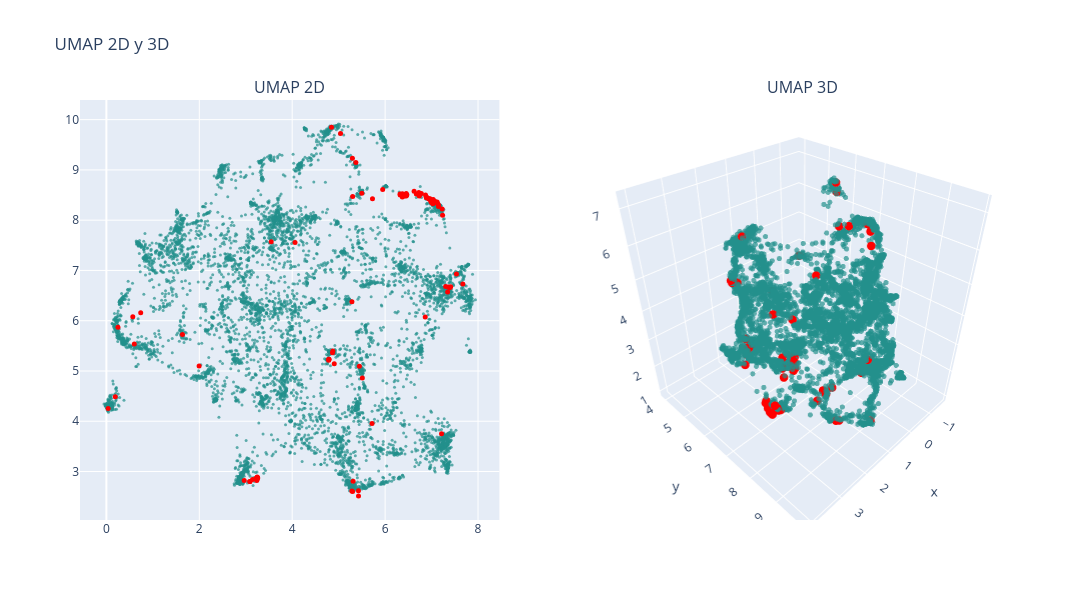

This figure's notebook cell:
### Markdown cell above
### UMAP

### Code cell
# n_neighbors = 200
# n_neighbors = int(len(df) / k)

n_neighbors = 50 # 6.5x minutos, resultado: vision mas global, no se distinguen tanto los clusters
# n_neighbors = 20 # 2.5x minutos, resultado: no se distinguen los clusters
# n_neighbors = 10 # 1.5x minutos, resultado: puntos muy juntos, se distinguen los clusters
# n_neighbors = 5 # x minutos, resultado: se distinguen bien los clusters, se ven un poco desconectados

min_dist = 0

# UMAP 2D
reducer_2d = umap.UMAP(n_neighbors=n_neighbors, min_dist=min_dist, n_components=2, random_state=0)
embedding_2d = reducer_2d.fit_transform(df_vectorized)
df['umap2d_1'] = embedding_2d[:, 0]
df['umap2d_2'] = embedding_2d[:, 1]

# UMAP 3D
reducer_3d = umap.UMAP(n_neighbors=n_neighbors, min_dist=min_dist, n_components=3, random_state=0)
embedding_3d = reducer_3d.fit_transform(df_vectorized)
df['umap3d_1'] = embedding_3d[:, 0]
df['umap3d_2'] = embedding_3d[:, 1]
df['umap3d_3'] = embedding_3d[:, 2]

# Graficar
colors = np.ones(len(df))  # Color base
colors_knn = np.zeros(len(df))  # Color para los KNN
colors_knn[knn_idxs[0]] = 1  # Resaltar los KNN

fig = make_subplots(rows=1, cols=2, subplot_titles=("UMAP 2D", "UMAP 3D"), 
                    specs=[[{"type": "scatter"}, {"type": "scatter3d"}]])

# Puntos normales (fondo)
fig.add_trace(
    go.Scatter(x=df['umap2d_1'], y=df['umap2d_2'], mode='markers',
               marker=dict(color=colors, colorscale='Viridis', size=3, opacity=0.7), 
               text=data['title'],
               hovertemplate="Titulo: %{text}<br>x: %{x}<br>y: %{y}<extra></extra>"),
    row=1, col=1)

# Puntos resaltados (delante)
fig.add_trace(
    go.Scatter(x=df.loc[knn_idxs[0], 'umap2d_1'], 
               y=df.loc[knn_idxs[0], 'umap2d_2'], 
               mode='markers',
               marker=dict(color='red', size=5, opacity=1), 
               text=data.loc[knn_idxs[0], 'title'], 
               hovertemplate="Titulo: %{text}<br>x: %{x}<br>y: %{y}<extra></extra>"),
    row=1, col=1)

# Puntos normales en 3D (fondo)
fig.add_trace(
    go.Scatter3d(x=df['umap3d_1'], y=df['umap3d_2'], z=df['umap3d_3'], mode='markers',
                 marker=dict(color=colors, colorscale='Viridis', size=3, opacity=0.7), 
                 text=data['title'],
                 hovertemplate="Cluster: %{text}<br>x: %{x}<br>y: %{y}<br>z: %{z}<extra></extra>"),
    row=1, col=2)

# Puntos resaltados en 3D (delante)
fig.add_trace(
    go.Scatter3d(x=df.loc[knn_idxs[0], 'umap3d_1'], 
                 y=df.loc[knn_idxs[0], 'umap3d_2'], 
                 z=df.loc[knn_idxs[0], 'umap3d_3'], 
                 mode='markers',
                 marker=dict(color='red', size=5, opacity=1), 
                 text=data.loc[knn_idxs[0], 'title'], 
                 hovertemplate="Cluster: %{text}<br>x: %{x}<br>y: %{y}<br>z: %{z}<extra></extra>"),
    row=1, col=2)

fig.update_layout(height=600, width=1200, title_text="UMAP 2D y 3D", showlegend=False)
fig.show()

### Figure 1 — Plotly figure (JSON) as saved in the notebook; plotly's stock layout.template omitted (floating-point values rounded to 4 significant figures; data arrays with more than 128 entries replaced by an {"elided": "..."} marker saying what was removed)
{"data": [{"hovertemplate": "Titulo: %{text}<br>x: %{x}<br>y: %{y}<extra></extra>", "marker": {"color": {"elided": "6614 float values"}, "colorscale": [[0, "#440154"], [0.1111, "#482878"], [0.2222, "#3e4989"], [0.3333, "#31688e"], [0.4444, "#26828e"], [0.5556, "#1f9e89"], [0.6667, "#35b779"], [0.7778, "#6ece58"], [0.8889, "#b5de2b"], [1, "#fde725"]], "opacity": 0.7, "size": 3}, "mode": "markers", "text": {"elided": "6614 str values"}, "type": "scatter", "x": {"elided": "6614 float values"}, "xaxis": "x", "y": {"elided": "6614 float values"}, "yaxis": "y"}, {"hovertemplate": "Titulo: %{text}<br>x: %{x}<br>y: %{y}<extra></extra>", "marker": {"color": "red", "opacity": 1, "size": 5}, "mode": "markers", "text": ["application of neural network controller and policy gradient reinforcement learning on modular multilevel converter mmc a proof of concept", "state of charge soc balancing of battery modular multilevel management bm3 converter using q learning", "reinforcement learning based modulation for balancing capacitor voltage and thermal stress to enhance current capability of mmcs", "optimized real time control for modular multilevel converters using adaptive neural networks", "open circuit fault diagnosis for a modular multilevel converter based on hybrid machine learning", "inverse application of artificial intelligence for the control of power converters", "neural network controller based on direct and indirect model predictive for modular multilevel converters", "machine learning emulation of model predictive control for modular multilevel converters", "level increased ishe modulation method for modular multilevel converters based on ddpg", "artificial intelligence applications in the control and performance improvement of modular multilevel converters a review", "machine learning based modeling for real time inferencer in the loop hardware emulation of high speed rail microgrid", "machine learning enhanced predictive control for modular multilevel converters in hvdc transmission systems", "predictor based data driven model free adaptive predictive control of power converters using machine learning", "neural network based model predictive control approach for modular multilevel converters", "an open circuit fault detection and location strategy for mmc with feature extraction and random forest", "compound fault diagnosis method of modular multilevel converter based on improved capsule network", "machine learning based operating region extension of modular multilevel converters under unbalanced grid faults", "fault diagnosis for modular multilevel converter mmc based on deep learning an edge implementation using binary neural network", "hybrid condition monitoring for power converters learning based methods with statistical guarantees", "reinforcement learning based false data injection attacks detector for modular multilevel converters", "reinforcement learning based method to exploit vulnerabilities of false data injection attack detectors in modular multilevel converters", "dc short circuit fault detection for mmc hvdc grid based on improved dbn and dc fault current statistical features", "capacitor monitoring for modular multilevel converters based on intelligent algorithm", "neural network based model predictive controllers for modular multilevel converters", "transfer learning based online impedance identification for modular multilevel converters", "a connectionist based approach for reducing the number of voltage sensors in modular multilevel converter", "condition monitoring for power converters via deep one class classification", "design and analysis of the model predictive control implemented by the ann technique for mmc based rectifier with improved grid adaptability", "health management of power electronics systems", "an open circuit faults diagnosis method based on xg boost used in mmc", "auto tuned model predictive control based neural network controller for modular multilevel converters", "artificial neural network based pi control of battery energy storage system connected with mmc hvdc system", "denoising and voltage estimation in modular multilevel converters using deep neural networks", "data driven impedance identification and stability online assessment of wind farm connected with mmc hvdc", "an ultra high speed mmc hvdc fault location algorithm based on regression neural network", "open circuit fault diagnosis for modular multilevel converter using wavelet neural network", "fault diagnosis of modular multilevel converter based on 1dcnn and lstm network", "data driven impedance identification and stability online assessment of dfig based wind farm integration with mmc hvdc", "power management systems for harmonic elimination using federated learning approach", "igbt open circuit fault diagnosis method for a modular multilevel converter based on pnn md", "fault identification method of mmc hvdc based on gru neural network", "deep convolution neural network based fault detection and identification for modular multilevel converters", "gwo based pi controller assisted half bridge sub module mmc for hybrid energy system", "transfer learning framework for impedance characterization of modular multilevel converters", "physical mechanism and data hybrid modeling for device level emulation of modular multilevel converter", "capacitor parameter estimation based on wavelet transform and convolution neural network", "distributed neural network observer for submodule capacitor voltage estimation in modular multilevel converters", "overview of modeling schemes for mmc converter in flexible dc distribution network", "an on line capacitor condition monitoring method based on switching frequencies for modular multilevel converters", "adaptive fault current limiting strategy for flexible dc power grids based on deep neural networks", "thermal estimation of modular multilevel converter submodule using deep regression on gru and lstm network", "parameters inversion of equivalent rlc fault circuit for mmc hvdc grid based on bp neural network", "neural network trained cold plate models for modular converter exploration", "application of artificial intelligence to diagnose faults of grid tied solar power systems", "bayesian regularization based mpc for a hybrid modular multilevel converter", "data driven neural predictors based robust mpc for power converters", "real time fault detection and identification for mmc using 1 d convolutional neural networks", "neural predictor based low switching frequency fcs mpc for mmc with online weighting factors tuning", "estimation of battery parameters in cascaded half bridge converters with reduced voltage sensors", "sub module capacitor voltage balancing control based on model prediction", "fault diagnosis of modular multilevel converter based on rnn and wavelet analysis", "a fast data driven method for submodule open circuit fault localization in a modular multilevel converter", "supervisory real time multidomain modeling and hardware emulation of fuel cell hybrid electric bus behavioral transients", "single ended fault detection scheme using support vector machine for multi terminal direct current systems based on modular multilevel converter", "dcscf detection method of mmc dc grid based on statistical feature and dbn softmax", "neural predictor based dynamic surface predictive control for power converters", "short time wavelet entropy integrating improved lstm for fault diagnosis of modular multilevel converter", "data driven parameter inversion for dc fault current analytical solution of modular multilevel converter based high voltage dc grid", "voltage estimation for diode clamped mmcs based on a simplified neural network", "improving the resilience of modular multilevel converters using concurrent estimators", "an improved resnet based method for online assessment of the aging state of mmc sub module capacitors", "reliability improvement of mmc in energy storage system using ann based sensorless estimation for sub module voltages", "igbt open circuit fault diagnosis based on improved support vector machine", "new power electronic interface combining dc transmission a medium frequency bus and an ac ac converter to integrate deep sea facilities with the ac grid", "a novel concept for modular multilevel universal power controller mupc ", "data driven modeling of modular multilevel converters based on hht and cnn lstm am neural network", "modeling and simulation of modular multilevel converter", "ac side impedance based stability assessment in grid forming modular multilevel converters", "data driven fault detection of multiple open circuit faults for mmc systems based on long short term memory networks", "submodule fault detection in mmcs using support vector classification", "fault diagnosis of submodule open circuit failures for modular multilevel converters with the data processing of sensors", "fault analysis and voltage support strategy through equivalent line impedances for mmcs in ac dc hybrid distribution networks under asymmetrical faults", "open circuit fault detection and location in mmcs with multivariate gaussian distribution", "effective voltage balancing control for modular multilevel converter without current sensors", "design and simulation of marine electromagnetic transmission system", "an open circuit faults diagnosis method for mmc based on extreme gradient boosting", "event triggered neural predictor based fcs mpc for mmc", "predictor based neural network finite set predictive control for modular multilevel converter", "fault isolation method for smart dc distribution networks with multiple types of converters", "novel distributed control platform and algorithm for a modular multilevel matrix converter", "switch open circuit fault localization strategy for mmcs using sliding time window based features extraction algorithm", "review on control strategy for flexible ac dc hybrid distribution network based on modular multi level converter topology", "control strategies of mmc hvdc connected to passive networks", "optimal modulation method for modular multilevel converters in medium voltage dc distribution networks", "parameter estimation of batteries in mmcs with parallel connectivity using pso", "a novel strategy for dc distribution start up based on mmc", "disortnet a network protocol with distributed sorting for modular multilevel converters", "multiple igbt open circuit fault diagnosis strategy for mmc using feature reconstruction based recurrent neural network", "communication aspects in the distributed control architecture of a modular multilevel converter", "design and verification of a dc direct mounted energy storage topology"], "type": "scatter", "x": [6.458, 6.468, 6.454, 6.453, 6.903, 6.421, 6.403, 3.146, 3.548, 3.237, 5.446, 3.242, 3.258, 6.39, 7.063, 6.886, 6.404, 6.743, 7.01, 4.785, 4.794, 7.151, 6.403, 3.093, 5.3, 6.369, 7.066, 6.4, 6.735, 7.017, 3.088, 6.37, 6.372, 5.427, 7.673, 6.946, 6.78, 5.426, 6.324, 7.006, 6.89, 7.035, 0.1909, 5.284, 6.624, 6.672, 5.948, 7.303, 5.371, 7.536, 5.041, 7.357, 4.846, 0.03748, 2.967, 3.251, 7.121, 3.226, 0.2492, 5.728, 6.94, 7.032, 5.509, 7.237, 7.151, 3.246, 6.968, 7.392, 5.301, 4.786, 5.296, 6.321, 6.968, 7.214, 1.996, 6.726, 1.638, 5.311, 6.87, 7.228, 7.012, 7.346, 7.137, 5.498, 0.7389, 6.987, 3.246, 3.227, 7.411, 4.905, 7.087, 6.863, 5.719, 4.061, 0.5685, 5.286, 4.875, 7.019, 4.868, 0.6006], "xaxis": "x", "y": [8.494, 8.505, 8.533, 8.48, 8.449, 8.482, 8.504, 2.843, 7.573, 2.823, 5.093, 2.838, 2.869, 8.499, 8.377, 8.455, 8.505, 8.509, 8.387, 5.215, 5.235, 8.294, 8.496, 2.801, 2.601, 8.501, 8.353, 8.495, 8.479, 8.363, 2.799, 8.462, 8.525, 2.516, 6.733, 8.421, 8.529, 2.619, 8.5, 8.367, 8.447, 8.41, 4.489, 2.613, 8.574, 8.518, 8.61, 6.681, 9.146, 6.929, 9.724, 6.67, 9.85, 4.252, 2.82, 2.881, 8.361, 2.868, 5.87, 8.428, 8.428, 8.328, 4.861, 8.097, 8.27, 2.889, 8.425, 6.654, 8.469, 5.234, 9.23, 8.522, 8.413, 3.751, 5.101, 8.551, 5.725, 2.804, 8.499, 8.221, 8.34, 6.573, 8.322, 8.535, 6.16, 8.368, 2.884, 2.864, 6.677, 5.144, 8.362, 6.076, 3.957, 7.557, 6.077, 6.379, 5.395, 8.364, 5.365, 5.538], "yaxis": "y"}, {"hovertemplate": "Cluster: %{text}<br>x: %{x}<br>y: %{y}<br>z: %{z}<extra></extra>", "marker": {"color": {"elided": "6614 float values"}, "colorscale": [[0, "#440154"], [0.1111, "#482878"], [0.2222, "#3e4989"], [0.3333, "#31688e"], [0.4444, "#26828e"], [0.5556, "#1f9e89"], [0.6667, "#35b779"], [0.7778, "#6ece58"], [0.8889, "#b5de2b"], [1, "#fde725"]], "opacity": 0.7, "size": 3}, "mode": "markers", "scene": "scene", "text": {"elided": "6614 str values"}, "type": "scatter3d", "x": {"elided": "6614 float values"}, "y": {"elided": "6614 float values"}, "z": {"elided": "6614 float values"}}, {"hovertemplate": "Cluster: %{text}<br>x: %{x}<br>y: %{y}<br>z: %{z}<extra></extra>", "marker": {"color": "red", "opacity": 1, "size": 5}, "mode": "markers", "scene": "scene", "text": ["application of neural network controller and policy gradient reinforcement learning on modular multilevel converter mmc a proof of concept", "state of charge soc balancing of battery modular multilevel management bm3 converter using q learning", "reinforcement learning based modulation for balancing capacitor voltage and thermal stress to enhance current capability of mmcs", "optimized real time control for modular multilevel converters using adaptive neural networks", "open circuit fault diagnosis for a modular multilevel converter based on hybrid machine learning", "inverse application of artificial intelligence for the control of power converters", "neural network controller based on direct and indirect model predictive for modular multilevel converters", "machine learning emulation of model predictive control for modular multilevel converters", "level increased ishe modulation method for modular multilevel converters based on ddpg", "artificial intelligence applications in the control and performance improvement of modular multilevel converters a review", "machine learning based modeling for real time inferencer in the loop hardware emulation of high speed rail microgrid", "machine learning enhanced predictive control for modular multilevel converters in hvdc transmission systems", "predictor based data driven model free adaptive predictive control of power converters using machine learning", "neural network based model predictive control approach for modular multilevel converters", "an open circuit fault detection and location strategy for mmc with feature extraction and random forest", "compound fault diagnosis method of modular multilevel converter based on improved capsule network", "machine learning based operating region extension of modular multilevel converters under unbalanced grid faults", "fault diagnosis for modular multilevel converter mmc based on deep learning an edge implementation using binary neural network", "hybrid condition monitoring for power converters learning based methods with statistical guarantees", "reinforcement learning based false data injection attacks detector for modular multilevel converters", "reinforcement learning based method to exploit vulnerabilities of false data injection attack detectors in modular multilevel converters", "dc short circuit fault detection for mmc hvdc grid based on improved dbn and dc fault current statistical features", "capacitor monitoring for modular multilevel converters based on intelligent algorithm", "neural network based model predictive controllers for modular multilevel converters", "transfer learning based online impedance identification for modular multilevel converters", "a connectionist based approach for reducing the number of voltage sensors in modular multilevel converter", "condition monitoring for power converters via deep one class classification", "design and analysis of the model predictive control implemented by the ann technique for mmc based rectifier with improved grid adaptability", "health management of power electronics systems", "an open circuit faults diagnosis method based on xg boost used in mmc", "auto tuned model predictive control based neural network controller for modular multilevel converters", "artificial neural network based pi control of battery energy storage system connected with mmc hvdc system", "denoising and voltage estimation in modular multilevel converters using deep neural networks", "data driven impedance identification and stability online assessment of wind farm connected with mmc hvdc", "an ultra high speed mmc hvdc fault location algorithm based on regression neural network", "open circuit fault diagnosis for modular multilevel converter using wavelet neural network", "fault diagnosis of modular multilevel converter based on 1dcnn and lstm network", "data driven impedance identification and stability online assessment of dfig based wind farm integration with mmc hvdc", "power management systems for harmonic elimination using federated learning approach", "igbt open circuit fault diagnosis method for a modular multilevel converter based on pnn md", "fault identification method of mmc hvdc based on gru neural network", "deep convolution neural network based fault detection and identification for modular multilevel converters", "gwo based pi controller assisted half bridge sub module mmc for hybrid energy system", "transfer learning framework for impedance characterization of modular multilevel converters", "physical mechanism and data hybrid modeling for device level emulation of modular multilevel converter", "capacitor parameter estimation based on wavelet transform and convolution neural network", "distributed neural network observer for submodule capacitor voltage estimation in modular multilevel converters", "overview of modeling schemes for mmc converter in flexible dc distribution network", "an on line capacitor condition monitoring method based on switching frequencies for modular multilevel converters", "adaptive fault current limiting strategy for flexible dc power grids based on deep neural networks", "thermal estimation of modular multilevel converter submodule using deep regression on gru and lstm network", "parameters inversion of equivalent rlc fault circuit for mmc hvdc grid based on bp neural network", "neural network trained cold plate models for modular converter exploration", "application of artificial intelligence to diagnose faults of grid tied solar power systems", "bayesian regularization based mpc for a hybrid modular multilevel converter", "data driven neural predictors based robust mpc for power converters", "real time fault detection and identification for mmc using 1 d convolutional neural networks", "neural predictor based low switching frequency fcs mpc for mmc with online weighting factors tuning", "estimation of battery parameters in cascaded half bridge converters with reduced voltage sensors", "sub module capacitor voltage balancing control based on model prediction", "fault diagnosis of modular multilevel converter based on rnn and wavelet analysis", "a fast data driven method for submodule open circuit fault localization in a modular multilevel converter", "supervisory real time multidomain modeling and hardware emulation of fuel cell hybrid electric bus behavioral transients", "single ended fault detection scheme using support vector machine for multi terminal direct current systems based on modular multilevel converter", "dcscf detection method of mmc dc grid based on statistical feature and dbn softmax", "neural predictor based dynamic surface predictive control for power converters", "short time wavelet entropy integrating improved lstm for fault diagnosis of modular multilevel converter", "data driven parameter inversion for dc fault current analytical solution of modular multilevel converter based high voltage dc grid", "voltage estimation for diode clamped mmcs based on a simplified neural network", "improving the resilience of modular multilevel converters using concurrent estimators", "an improved resnet based method for online assessment of the aging state of mmc sub module capacitors", "reliability improvement of mmc in energy storage system using ann based sensorless estimation for sub module voltages", "igbt open circuit fault diagnosis based on improved support vector machine", "new power electronic interface combining dc transmission a medium frequency bus and an ac ac converter to integrate deep sea facilities with the ac grid", "a novel concept for modular multilevel universal power controller mupc ", "data driven modeling of modular multilevel converters based on hht and cnn lstm am neural network", "modeling and simulation of modular multilevel converter", "ac side impedance based stability assessment in grid forming modular multilevel converters", "data driven fault detection of multiple open circuit faults for mmc systems based on long short term memory networks", "submodule fault detection in mmcs using support vector classification", "fault diagnosis of submodule open circuit failures for modular multilevel converters with the data processing of sensors", "fault analysis and voltage support strategy through equivalent line impedances for mmcs in ac dc hybrid distribution networks under asymmetrical faults", "open circuit fault detection and location in mmcs with multivariate gaussian distribution", "effective voltage balancing control for modular multilevel converter without current sensors", "design and simulation of marine electromagnetic transmission system", "an open circuit faults diagnosis method for mmc based on extreme gradient boosting", "event triggered neural predictor based fcs mpc for mmc", "predictor based neural network finite set predictive control for modular multilevel converter", "fault isolation method for smart dc distribution networks with multiple types of converters", "novel distributed control platform and algorithm for a modular multilevel matrix converter", "switch open circuit fault localization strategy for mmcs using sliding time window based features extraction algorithm", "review on control strategy for flexible ac dc hybrid distribution network based on modular multi level converter topology", "control strategies of mmc hvdc connected to passive networks", "optimal modulation method for modular multilevel converters in medium voltage dc distribution networks", "parameter estimation of batteries in mmcs with parallel connectivity using pso", "a novel strategy for dc distribution start up based on mmc", "disortnet a network protocol with distributed sorting for modular multilevel converters", "multiple igbt open circuit fault diagnosis strategy for mmc using feature reconstruction based recurrent neural network", "communication aspects in the distributed control architecture of a modular multilevel converter", "design and verification of a dc direct mounted energy storage topology"], "type": "scatter3d", "x": [0.8918, 0.9019, 0.9118, 0.8691, 3.771, 0.8127, 0.8278, 0.5651, -0.2816, 0.7556, 0.8196, 0.608, 0.4846, 0.7878, 3.779, 3.782, 0.8018, 3.782, 3.847, 1.326, 1.357, 3.832, 0.8862, 0.504, 1.302, 0.86, 3.821, 0.7674, 1.867, 3.676, 0.5706, -0.7552, 0.9352, 1.348, 3.815, 3.817, 3.788, 1.355, -0.188, 3.734, 3.839, 3.844, -0.4714, 1.301, 3.731, 3.773, 1.698, 3.457, 1.916, 3.683, 3.705, 3.505, 1.715, -0.3851, 0.2663, 0.4701, 3.844, 0.4461, -1.307, 1.434, 3.82, 3.691, 2.307, 3.858, 3.822, 0.4572, 3.807, 3.467, 1.297, 1.326, 1.931, 0.8807, 3.789, 1.663, -0.05432, 3.758, 0.6326, 1.214, 3.787, 3.784, 3.721, 3.538, 3.752, 1.51, -1.21, 3.666, 0.4161, 0.4499, 3.425, 1.485, 3.734, 2.22, 1.019, 0.02449, -1.317, 1.608, 1.629, 3.687, 1.628, -0.9642], "y": [6.244, 6.255, 6.261, 6.184, 8.541, 6.098, 6.109, 5.868, 7.937, 6.041, 6.058, 5.914, 5.674, 6.065, 8.568, 8.437, 6.106, 8.409, 8.497, 6.377, 6.347, 8.501, 6.167, 5.826, 3.933, 6.165, 8.49, 6.076, 6.795, 8.621, 5.857, 6.374, 6.219, 3.939, 7.632, 8.368, 8.393, 3.968, 8.002, 8.556, 8.32, 8.461, 6.481, 3.927, 8.352, 8.367, 7.964, 7.405, 8.854, 7.549, 8.384, 7.383, 9.8, 6.519, 5.575, 5.618, 8.479, 5.621, 6.934, 7.929, 8.377, 8.664, 5.714, 8.37, 8.495, 5.627, 8.424, 7.376, 8.14, 6.37, 8.973, 6.164, 8.47, 5.07, 6.19, 8.369, 6.196, 4.068, 8.435, 8.581, 8.611, 7.421, 8.613, 8.11, 7.204, 8.596, 5.608, 5.62, 7.44, 6.333, 8.644, 6.839, 5.462, 8.344, 7.057, 6.914, 6.476, 8.607, 6.479, 6.557], "z": [1.394, 1.415, 1.416, 1.364, 3.377, 1.266, 1.258, 1.19, 1.727, 1.246, 1.284, 1.225, 1.215, 1.235, 3.472, 3.29, 1.263, 3.274, 3.447, 1.962, 1.856, 3.481, 1.284, 1.153, 3.728, 1.286, 3.458, 1.242, 2.011, 3.424, 1.181, 5.737, 1.305, 3.799, 4.232, 3.355, 3.239, 3.837, 1.649, 3.372, 3.508, 3.418, 6.861, 3.694, 3.123, 3.255, 1.789, 4.484, 1.844, 4.873, 3.074, 4.417, 2.428, 7.153, 1.072, 1.237, 3.465, 1.218, 5.812, 1.978, 3.393, 3.422, 2.487, 3.62, 3.49, 1.234, 3.365, 4.387, 2.141, 1.896, 1.954, 1.285, 3.383, 5.819, 4.349, 3.174, 5.278, 3.727, 3.317, 3.572, 3.403, 4.419, 3.499, 2.005, 5.26, 3.399, 1.225, 1.221, 4.527, 2.249, 3.425, 4.448, 3.969, 2.503, 5.618, 4.003, 2.007, 3.39, 2.007, 5.734]}], "layout": {"annotations": [{"font": {"size": 16}, "showarrow": false, "text": "UMAP 2D", "x": 0.225, "xanchor": "center", "xref": "paper", "y": 1, "yanchor": "bottom", "yref": "paper"}, {"font": {"size": 16}, "showarrow": false, "text": "UMAP 3D", "x": 0.775, "xanchor": "center", "xref": "paper", "y": 1, "yanchor": "bottom", "yref": "paper"}], "height": 600, "scene": {"domain": {"x": [0.55, 1], "y": [0, 1]}}, "showlegend": false, "title": {"text": "UMAP 2D y 3D"}, "width": 1200, "xaxis": {"anchor": "y", "domain": [0, 0.45]}, "yaxis": {"anchor": "x", "domain": [0, 1]}}}
